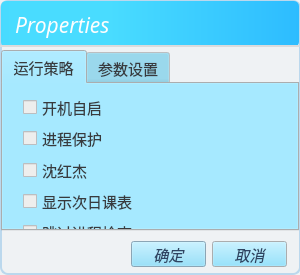
<?xml version="1.0" encoding="UTF-8"?>
<ui version="4.0">
 <class>Dialog</class>
 <widget class="QDialog" name="Dialog">
  <property name="geometry">
   <rect>
    <x>0</x>
    <y>0</y>
    <width>300</width>
    <height>275</height>
   </rect>
  </property>
  <property name="minimumSize">
   <size>
    <width>300</width>
    <height>275</height>
   </size>
  </property>
  <property name="maximumSize">
   <size>
    <width>300</width>
    <height>275</height>
   </size>
  </property>
  <property name="palette">
   <palette>
    <active>
     <colorrole role="WindowText">
      <brush brushstyle="SolidPattern">
       <color alpha="255">
        <red>56</red>
        <green>58</green>
        <blue>61</blue>
       </color>
      </brush>
     </colorrole>
     <colorrole role="Button">
      <brush brushstyle="SolidPattern">
       <color alpha="255">
        <red>119</red>
        <green>221</green>
        <blue>255</blue>
       </color>
      </brush>
     </colorrole>
     <colorrole role="Light">
      <brush brushstyle="SolidPattern">
       <color alpha="255">
        <red>180</red>
        <green>180</green>
        <blue>180</blue>
       </color>
      </brush>
     </colorrole>
     <colorrole role="Midlight">
      <brush brushstyle="SolidPattern">
       <color alpha="255">
        <red>200</red>
        <green>200</green>
        <blue>200</blue>
       </color>
      </brush>
     </colorrole>
     <colorrole role="Dark">
      <brush brushstyle="SolidPattern">
       <color alpha="255">
        <red>225</red>
        <green>225</green>
        <blue>225</blue>
       </color>
      </brush>
     </colorrole>
     <colorrole role="Text">
      <brush brushstyle="SolidPattern">
       <color alpha="255">
        <red>44</red>
        <green>70</green>
        <blue>98</blue>
       </color>
      </brush>
     </colorrole>
     <colorrole role="BrightText">
      <brush brushstyle="SolidPattern">
       <color alpha="255">
        <red>0</red>
        <green>94</green>
        <blue>134</blue>
       </color>
      </brush>
     </colorrole>
     <colorrole role="ButtonText">
      <brush brushstyle="SolidPattern">
       <color alpha="255">
        <red>47</red>
        <green>68</green>
        <blue>98</blue>
       </color>
      </brush>
     </colorrole>
     <colorrole role="Base">
      <brush brushstyle="SolidPattern">
       <color alpha="255">
        <red>238</red>
        <green>238</green>
        <blue>237</blue>
       </color>
      </brush>
     </colorrole>
     <colorrole role="Window">
      <brush brushstyle="SolidPattern">
       <color alpha="255">
        <red>239</red>
        <green>242</green>
        <blue>244</blue>
       </color>
      </brush>
     </colorrole>
     <colorrole role="Shadow">
      <brush brushstyle="SolidPattern">
       <color alpha="255">
        <red>20</red>
        <green>20</green>
        <blue>20</blue>
       </color>
      </brush>
     </colorrole>
     <colorrole role="Highlight">
      <brush brushstyle="SolidPattern">
       <color alpha="255">
        <red>198</red>
        <green>233</green>
        <blue>255</blue>
       </color>
      </brush>
     </colorrole>
     <colorrole role="HighlightedText">
      <brush brushstyle="SolidPattern">
       <color alpha="255">
        <red>0</red>
        <green>0</green>
        <blue>0</blue>
       </color>
      </brush>
     </colorrole>
     <colorrole role="Link">
      <brush brushstyle="SolidPattern">
       <color alpha="255">
        <red>110</red>
        <green>208</green>
        <blue>255</blue>
       </color>
      </brush>
     </colorrole>
     <colorrole role="AlternateBase">
      <brush brushstyle="SolidPattern">
       <color alpha="255">
        <red>255</red>
        <green>255</green>
        <blue>255</blue>
       </color>
      </brush>
     </colorrole>
     <colorrole role="ToolTipBase">
      <brush brushstyle="SolidPattern">
       <color alpha="255">
        <red>240</red>
        <green>240</green>
        <blue>240</blue>
       </color>
      </brush>
     </colorrole>
     <colorrole role="PlaceholderText">
      <brush brushstyle="SolidPattern">
       <color alpha="128">
        <red>0</red>
        <green>0</green>
        <blue>0</blue>
       </color>
      </brush>
     </colorrole>
    </active>
    <inactive>
     <colorrole role="WindowText">
      <brush brushstyle="SolidPattern">
       <color alpha="255">
        <red>56</red>
        <green>58</green>
        <blue>61</blue>
       </color>
      </brush>
     </colorrole>
     <colorrole role="Button">
      <brush brushstyle="SolidPattern">
       <color alpha="255">
        <red>119</red>
        <green>221</green>
        <blue>255</blue>
       </color>
      </brush>
     </colorrole>
     <colorrole role="Light">
      <brush brushstyle="SolidPattern">
       <color alpha="255">
        <red>180</red>
        <green>180</green>
        <blue>180</blue>
       </color>
      </brush>
     </colorrole>
     <colorrole role="Midlight">
      <brush brushstyle="SolidPattern">
       <color alpha="255">
        <red>200</red>
        <green>200</green>
        <blue>200</blue>
       </color>
      </brush>
     </colorrole>
     <colorrole role="Dark">
      <brush brushstyle="SolidPattern">
       <color alpha="255">
        <red>225</red>
        <green>225</green>
        <blue>225</blue>
       </color>
      </brush>
     </colorrole>
     <colorrole role="Text">
      <brush brushstyle="SolidPattern">
       <color alpha="255">
        <red>44</red>
        <green>70</green>
        <blue>98</blue>
       </color>
      </brush>
     </colorrole>
     <colorrole role="BrightText">
      <brush brushstyle="SolidPattern">
       <color alpha="255">
        <red>0</red>
        <green>94</green>
        <blue>134</blue>
       </color>
      </brush>
     </colorrole>
     <colorrole role="ButtonText">
      <brush brushstyle="SolidPattern">
       <color alpha="255">
        <red>47</red>
        <green>68</green>
        <blue>98</blue>
       </color>
      </brush>
     </colorrole>
     <colorrole role="Base">
      <brush brushstyle="SolidPattern">
       <color alpha="255">
        <red>238</red>
        <green>238</green>
        <blue>237</blue>
       </color>
      </brush>
     </colorrole>
     <colorrole role="Window">
      <brush brushstyle="SolidPattern">
       <color alpha="255">
        <red>239</red>
        <green>242</green>
        <blue>244</blue>
       </color>
      </brush>
     </colorrole>
     <colorrole role="Shadow">
      <brush brushstyle="SolidPattern">
       <color alpha="255">
        <red>20</red>
        <green>20</green>
        <blue>20</blue>
       </color>
      </brush>
     </colorrole>
     <colorrole role="Highlight">
      <brush brushstyle="SolidPattern">
       <color alpha="255">
        <red>198</red>
        <green>233</green>
        <blue>255</blue>
       </color>
      </brush>
     </colorrole>
     <colorrole role="HighlightedText">
      <brush brushstyle="SolidPattern">
       <color alpha="255">
        <red>0</red>
        <green>0</green>
        <blue>0</blue>
       </color>
      </brush>
     </colorrole>
     <colorrole role="Link">
      <brush brushstyle="SolidPattern">
       <color alpha="255">
        <red>110</red>
        <green>208</green>
        <blue>255</blue>
       </color>
      </brush>
     </colorrole>
     <colorrole role="AlternateBase">
      <brush brushstyle="SolidPattern">
       <color alpha="255">
        <red>255</red>
        <green>255</green>
        <blue>255</blue>
       </color>
      </brush>
     </colorrole>
     <colorrole role="ToolTipBase">
      <brush brushstyle="SolidPattern">
       <color alpha="255">
        <red>240</red>
        <green>240</green>
        <blue>240</blue>
       </color>
      </brush>
     </colorrole>
     <colorrole role="PlaceholderText">
      <brush brushstyle="SolidPattern">
       <color alpha="128">
        <red>0</red>
        <green>0</green>
        <blue>0</blue>
       </color>
      </brush>
     </colorrole>
    </inactive>
    <disabled>
     <colorrole role="WindowText">
      <brush brushstyle="SolidPattern">
       <color alpha="255">
        <red>115</red>
        <green>115</green>
        <blue>115</blue>
       </color>
      </brush>
     </colorrole>
     <colorrole role="Button">
      <brush brushstyle="SolidPattern">
       <color alpha="255">
        <red>119</red>
        <green>221</green>
        <blue>255</blue>
       </color>
      </brush>
     </colorrole>
     <colorrole role="Light">
      <brush brushstyle="SolidPattern">
       <color alpha="255">
        <red>180</red>
        <green>180</green>
        <blue>180</blue>
       </color>
      </brush>
     </colorrole>
     <colorrole role="Midlight">
      <brush brushstyle="SolidPattern">
       <color alpha="255">
        <red>200</red>
        <green>200</green>
        <blue>200</blue>
       </color>
      </brush>
     </colorrole>
     <colorrole role="Dark">
      <brush brushstyle="SolidPattern">
       <color alpha="255">
        <red>225</red>
        <green>225</green>
        <blue>225</blue>
       </color>
      </brush>
     </colorrole>
     <colorrole role="Text">
      <brush brushstyle="SolidPattern">
       <color alpha="255">
        <red>115</red>
        <green>115</green>
        <blue>115</blue>
       </color>
      </brush>
     </colorrole>
     <colorrole role="BrightText">
      <brush brushstyle="SolidPattern">
       <color alpha="255">
        <red>0</red>
        <green>94</green>
        <blue>134</blue>
       </color>
      </brush>
     </colorrole>
     <colorrole role="ButtonText">
      <brush brushstyle="SolidPattern">
       <color alpha="255">
        <red>115</red>
        <green>115</green>
        <blue>115</blue>
       </color>
      </brush>
     </colorrole>
     <colorrole role="Base">
      <brush brushstyle="SolidPattern">
       <color alpha="255">
        <red>239</red>
        <green>242</green>
        <blue>244</blue>
       </color>
      </brush>
     </colorrole>
     <colorrole role="Window">
      <brush brushstyle="SolidPattern">
       <color alpha="255">
        <red>239</red>
        <green>242</green>
        <blue>244</blue>
       </color>
      </brush>
     </colorrole>
     <colorrole role="Shadow">
      <brush brushstyle="SolidPattern">
       <color alpha="255">
        <red>20</red>
        <green>20</green>
        <blue>20</blue>
       </color>
      </brush>
     </colorrole>
     <colorrole role="Highlight">
      <brush brushstyle="SolidPattern">
       <color alpha="255">
        <red>190</red>
        <green>190</green>
        <blue>190</blue>
       </color>
      </brush>
     </colorrole>
     <colorrole role="HighlightedText">
      <brush brushstyle="SolidPattern">
       <color alpha="255">
        <red>115</red>
        <green>115</green>
        <blue>115</blue>
       </color>
      </brush>
     </colorrole>
     <colorrole role="Link">
      <brush brushstyle="SolidPattern">
       <color alpha="255">
        <red>110</red>
        <green>208</green>
        <blue>255</blue>
       </color>
      </brush>
     </colorrole>
     <colorrole role="AlternateBase">
      <brush brushstyle="SolidPattern">
       <color alpha="255">
        <red>255</red>
        <green>255</green>
        <blue>255</blue>
       </color>
      </brush>
     </colorrole>
     <colorrole role="ToolTipBase">
      <brush brushstyle="SolidPattern">
       <color alpha="255">
        <red>240</red>
        <green>240</green>
        <blue>240</blue>
       </color>
      </brush>
     </colorrole>
     <colorrole role="PlaceholderText">
      <brush brushstyle="SolidPattern">
       <color alpha="128">
        <red>0</red>
        <green>0</green>
        <blue>0</blue>
       </color>
      </brush>
     </colorrole>
    </disabled>
   </palette>
  </property>
  <property name="windowTitle">
   <string>特装型课表MKV - 参数设置</string>
  </property>
  <widget class="QLabel" name="label">
   <property name="geometry">
    <rect>
     <x>15</x>
     <y>10</y>
     <width>131</width>
     <height>29</height>
    </rect>
   </property>
   <property name="font">
    <font>
     <family>阿里巴巴普惠体 M</family>
     <pointsize>16</pointsize>
     <weight>50</weight>
     <italic>true</italic>
     <bold>false</bold>
    </font>
   </property>
   <property name="styleSheet">
    <string notr="true">color: rgb(253, 253, 253);</string>
   </property>
   <property name="text">
    <string>Properties</string>
   </property>
  </widget>
  <widget class="QTabWidget" name="tabWidget">
   <property name="geometry">
    <rect>
     <x>1</x>
     <y>50</y>
     <width>298</width>
     <height>181</height>
    </rect>
   </property>
   <property name="font">
    <font>
     <family>阿里巴巴普惠体 R</family>
     <pointsize>11</pointsize>
     <italic>false</italic>
    </font>
   </property>
   <property name="tabPosition">
    <enum>QTabWidget::North</enum>
   </property>
   <property name="currentIndex">
    <number>0</number>
   </property>
   <widget class="QWidget" name="tab">
    <attribute name="title">
     <string>运行策略</string>
    </attribute>
    <widget class="QCheckBox" name="homoS">
     <property name="geometry">
      <rect>
       <x>20</x>
       <y>200</y>
       <width>101</width>
       <height>20</height>
      </rect>
     </property>
     <property name="font">
      <font>
       <family>汉仪文黑-75W</family>
       <pointsize>11</pointsize>
       <italic>false</italic>
      </font>
     </property>
     <property name="text">
      <string>音效（雾</string>
     </property>
    </widget>
    <widget class="QWidget" name="layoutWidget">
     <property name="geometry">
      <rect>
       <x>20</x>
       <y>10</y>
       <width>124</width>
       <height>151</height>
      </rect>
     </property>
     <property name="font">
      <font>
       <family>苹方-繁</family>
       <pointsize>11</pointsize>
       <italic>true</italic>
      </font>
     </property>
     <layout class="QVBoxLayout" name="verticalLayout">
      <item>
       <widget class="QCheckBox" name="startupBox">
        <property name="font">
         <font>
          <family>阿里巴巴普惠体 R</family>
          <pointsize>11</pointsize>
          <italic>false</italic>
         </font>
        </property>
        <property name="text">
         <string>开机自启</string>
        </property>
       </widget>
      </item>
      <item>
       <widget class="QCheckBox" name="protectBox">
        <property name="font">
         <font>
          <family>阿里巴巴普惠体 R</family>
          <pointsize>11</pointsize>
          <italic>false</italic>
         </font>
        </property>
        <property name="text">
         <string>进程保护</string>
        </property>
       </widget>
      </item>
      <item>
       <widget class="QCheckBox" name="hongjie">
        <property name="font">
         <font>
          <family>阿里巴巴普惠体 R</family>
          <pointsize>11</pointsize>
          <italic>false</italic>
         </font>
        </property>
        <property name="text">
         <string>沈红杰</string>
        </property>
       </widget>
      </item>
      <item>
       <widget class="QCheckBox" name="tomorrowBox">
        <property name="font">
         <font>
          <family>阿里巴巴普惠体 R</family>
          <pointsize>11</pointsize>
          <italic>false</italic>
         </font>
        </property>
        <property name="text">
         <string>显示次日课表</string>
        </property>
       </widget>
      </item>
      <item>
       <widget class="QCheckBox" name="ignoreBox">
        <property name="font">
         <font>
          <family>阿里巴巴普惠体 R</family>
          <pointsize>11</pointsize>
          <italic>false</italic>
         </font>
        </property>
        <property name="text">
         <string>跳过进程检查</string>
        </property>
       </widget>
      </item>
     </layout>
    </widget>
   </widget>
   <widget class="QWidget" name="tab_2">
    <attribute name="title">
     <string>参数设置</string>
    </attribute>
    <widget class="QWidget" name="layoutWidget">
     <property name="geometry">
      <rect>
       <x>20</x>
       <y>10</y>
       <width>251</width>
       <height>132</height>
      </rect>
     </property>
     <property name="font">
      <font>
       <family>阿里巴巴普惠体 R</family>
       <pointsize>11</pointsize>
       <italic>false</italic>
      </font>
     </property>
     <layout class="QGridLayout" name="gridLayout" columnstretch="0,0">
      <property name="sizeConstraint">
       <enum>QLayout::SetDefaultConstraint</enum>
      </property>
      <property name="rightMargin">
       <number>0</number>
      </property>
      <property name="horizontalSpacing">
       <number>10</number>
      </property>
      <item row="0" column="0">
       <widget class="QLabel" name="label_2">
        <property name="font">
         <font>
          <family>阿里巴巴普惠体 R</family>
          <pointsize>11</pointsize>
          <italic>false</italic>
         </font>
        </property>
        <property name="text">
         <string>刷新周期</string>
        </property>
       </widget>
      </item>
      <item row="0" column="1">
       <widget class="QSpinBox" name="spinBox">
        <property name="font">
         <font>
          <family>阿里巴巴普惠体 R</family>
          <pointsize>12</pointsize>
          <italic>true</italic>
         </font>
        </property>
        <property name="styleSheet">
         <string notr="true"/>
        </property>
        <property name="alignment">
         <set>Qt::AlignRight|Qt::AlignTrailing|Qt::AlignVCenter</set>
        </property>
        <property name="suffix">
         <string>s</string>
        </property>
        <property name="minimum">
         <number>1</number>
        </property>
        <property name="maximum">
         <number>60</number>
        </property>
        <property name="value">
         <number>1</number>
        </property>
       </widget>
      </item>
      <item row="1" column="0">
       <widget class="QLabel" name="label_3">
        <property name="font">
         <font>
          <family>阿里巴巴普惠体 R</family>
          <pointsize>11</pointsize>
          <italic>false</italic>
         </font>
        </property>
        <property name="text">
         <string>单双周参照</string>
        </property>
       </widget>
      </item>
      <item row="1" column="1">
       <widget class="QSpinBox" name="satRefer">
        <property name="font">
         <font>
          <family>阿里巴巴普惠体 R</family>
          <pointsize>12</pointsize>
          <italic>true</italic>
         </font>
        </property>
        <property name="styleSheet">
         <string notr="true"/>
        </property>
        <property name="alignment">
         <set>Qt::AlignRight|Qt::AlignTrailing|Qt::AlignVCenter</set>
        </property>
        <property name="suffix">
         <string/>
        </property>
        <property name="minimum">
         <number>1</number>
        </property>
        <property name="maximum">
         <number>2</number>
        </property>
        <property name="value">
         <number>1</number>
        </property>
       </widget>
      </item>
      <item row="2" column="0">
       <widget class="QLabel" name="label_12">
        <property name="font">
         <font>
          <family>阿里巴巴普惠体 R</family>
          <pointsize>11</pointsize>
          <italic>false</italic>
         </font>
        </property>
        <property name="text">
         <string>分隔符位置</string>
        </property>
       </widget>
      </item>
      <item row="2" column="1">
       <widget class="QSpinBox" name="separatorPosition">
        <property name="font">
         <font>
          <family>阿里巴巴普惠体 R</family>
          <pointsize>12</pointsize>
          <italic>true</italic>
         </font>
        </property>
        <property name="styleSheet">
         <string notr="true"/>
        </property>
        <property name="alignment">
         <set>Qt::AlignRight|Qt::AlignTrailing|Qt::AlignVCenter</set>
        </property>
        <property name="suffix">
         <string/>
        </property>
        <property name="minimum">
         <number>0</number>
        </property>
        <property name="maximum">
         <number>9</number>
        </property>
        <property name="value">
         <number>1</number>
        </property>
       </widget>
      </item>
      <item row="3" column="0">
       <widget class="QLabel" name="label_13">
        <property name="font">
         <font>
          <family>阿里巴巴普惠体 R</family>
          <pointsize>11</pointsize>
          <italic>false</italic>
         </font>
        </property>
        <property name="text">
         <string>控制台输出等级</string>
        </property>
       </widget>
      </item>
      <item row="3" column="1">
       <widget class="QComboBox" name="consoleBox">
        <property name="font">
         <font>
          <family>阿里巴巴普惠体 R</family>
          <pointsize>12</pointsize>
          <italic>true</italic>
         </font>
        </property>
        <item>
         <property name="text">
          <string>INFO</string>
         </property>
        </item>
        <item>
         <property name="text">
          <string>WARN</string>
         </property>
        </item>
        <item>
         <property name="text">
          <string>ERROR</string>
         </property>
        </item>
       </widget>
      </item>
     </layout>
    </widget>
   </widget>
  </widget>
  <widget class="QLabel" name="background">
   <property name="geometry">
    <rect>
     <x>0</x>
     <y>0</y>
     <width>301</width>
     <height>275</height>
    </rect>
   </property>
   <property name="styleSheet">
    <string notr="true">border-width: 2px;border-style: solid;border-color: rgb(187, 216, 237);border-radius:8px;background-color:rgba(239, 242, 244, 250)</string>
   </property>
   <property name="frameShape">
    <enum>QFrame::Box</enum>
   </property>
   <property name="frameShadow">
    <enum>QFrame::Raised</enum>
   </property>
   <property name="text">
    <string/>
   </property>
  </widget>
  <widget class="QLabel" name="label_4">
   <property name="geometry">
    <rect>
     <x>0</x>
     <y>45</y>
     <width>301</width>
     <height>2</height>
    </rect>
   </property>
   <property name="styleSheet">
    <string notr="true">border-width: 2px;border-style: solid;border-color: rgb(219, 219, 220);border-radius:5px;background-color:rgb(239, 242, 244)</string>
   </property>
   <property name="text">
    <string/>
   </property>
  </widget>
  <widget class="QLabel" name="icon">
   <property name="geometry">
    <rect>
     <x>250</x>
     <y>8</y>
     <width>31</width>
     <height>31</height>
    </rect>
   </property>
   <property name="text">
    <string/>
   </property>
   <property name="pixmap">
    <pixmap resource="lib.qrc">:/icon/schale.png</pixmap>
   </property>
   <property name="scaledContents">
    <bool>true</bool>
   </property>
   <property name="alignment">
    <set>Qt::AlignCenter</set>
   </property>
  </widget>
  <widget class="QLabel" name="barrier_3">
   <property name="geometry">
    <rect>
     <x>1</x>
     <y>1</y>
     <width>298</width>
     <height>46</height>
    </rect>
   </property>
   <property name="styleSheet">
    <string notr="true">border-width: 0px;border-style: solid;border-color: rgb(219, 219, 220);border-radius:5px;background-color:qlineargradient(spread:reflect, x1:0.2, y1:0.5, x2:1, y2:0.5, stop:0.20339 rgba(73, 220, 255, 255), stop:1 rgba(45, 188, 255, 255))</string>
   </property>
   <property name="text">
    <string/>
   </property>
  </widget>
  <widget class="QPushButton" name="confirmButton">
   <property name="geometry">
    <rect>
     <x>131</x>
     <y>241</y>
     <width>75</width>
     <height>26</height>
    </rect>
   </property>
   <property name="font">
    <font>
     <family>阿里巴巴普惠体 R</family>
     <pointsize>11</pointsize>
     <italic>true</italic>
    </font>
   </property>
   <property name="text">
    <string>确定</string>
   </property>
  </widget>
  <widget class="QPushButton" name="cancelButton">
   <property name="geometry">
    <rect>
     <x>212</x>
     <y>241</y>
     <width>75</width>
     <height>26</height>
    </rect>
   </property>
   <property name="font">
    <font>
     <family>阿里巴巴普惠体 R</family>
     <pointsize>11</pointsize>
     <italic>true</italic>
    </font>
   </property>
   <property name="text">
    <string>取消</string>
   </property>
  </widget>
  <zorder>background</zorder>
  <zorder>barrier_3</zorder>
  <zorder>label</zorder>
  <zorder>label_4</zorder>
  <zorder>tabWidget</zorder>
  <zorder>confirmButton</zorder>
  <zorder>cancelButton</zorder>
  <zorder>icon</zorder>
 </widget>
 <resources>
  <include location="lib.qrc"/>
 </resources>
 <connections/>
</ui>
